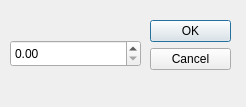
<ui version="4.0" >
 <class>setWidth</class>
 <widget class="QDialog" name="setWidth" >
  <property name="windowModality" >
   <enum>Qt::WindowModal</enum>
  </property>
  <property name="geometry" >
   <rect>
    <x>0</x>
    <y>0</y>
    <width>246</width>
    <height>107</height>
   </rect>
  </property>
  <property name="sizePolicy" >
   <sizepolicy vsizetype="Preferred" hsizetype="Preferred" >
    <horstretch>0</horstretch>
    <verstretch>0</verstretch>
   </sizepolicy>
  </property>
  <property name="minimumSize" >
   <size>
    <width>246</width>
    <height>107</height>
   </size>
  </property>
  <property name="maximumSize" >
   <size>
    <width>246</width>
    <height>107</height>
   </size>
  </property>
  <property name="windowTitle" >
   <string>Set Width</string>
  </property>
  <widget class="QDialogButtonBox" name="buttonBox" >
   <property name="geometry" >
    <rect>
     <x>150</x>
     <y>20</y>
     <width>81</width>
     <height>241</height>
    </rect>
   </property>
   <property name="orientation" >
    <enum>Qt::Vertical</enum>
   </property>
   <property name="standardButtons" >
    <set>QDialogButtonBox::Cancel|QDialogButtonBox::Ok</set>
   </property>
  </widget>
  <widget class="QDoubleSpinBox" name="widthSpinBox" >
   <property name="geometry" >
    <rect>
     <x>10</x>
     <y>40</y>
     <width>131</width>
     <height>27</height>
    </rect>
   </property>
  </widget>
 </widget>
 <resources/>
 <connections>
  <connection>
   <sender>buttonBox</sender>
   <signal>accepted()</signal>
   <receiver>setWidth</receiver>
   <slot>accept()</slot>
   <hints>
    <hint type="sourcelabel" >
     <x>248</x>
     <y>254</y>
    </hint>
    <hint type="destinationlabel" >
     <x>157</x>
     <y>274</y>
    </hint>
   </hints>
  </connection>
  <connection>
   <sender>buttonBox</sender>
   <signal>rejected()</signal>
   <receiver>setWidth</receiver>
   <slot>reject()</slot>
   <hints>
    <hint type="sourcelabel" >
     <x>316</x>
     <y>260</y>
    </hint>
    <hint type="destinationlabel" >
     <x>286</x>
     <y>274</y>
    </hint>
   </hints>
  </connection>
 </connections>
</ui>
